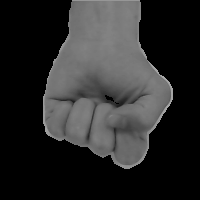
#> input picture Team/TEAM2/CC/gesture_recognition/geskind/close_light1.png, 200 x 200 px, given in place of the camera
$ python get_samples.py
#> lines starting #> are read from the running program, lines starting #| are printed output that depends on the picture; after the words box and inside, x2 and y2 are one past the last pixel; in counts of white or black regions, pixels touching at a corner belong together
# coding: utf-8
import numpy as np
import cv2
import time
import os


skinkernel = cv2.getStructuringElement(cv2.MORPH_ELLIPSE, (5, 5))


minValue = 70
#样本数目
sample_nums = 0
#保存样本变量
counter = 0
#手势名称
gestname = ""
#样本路径
path = ""
#保存图片开关
saveimg = False
#识别框初始值
x0 = 400
y0 = 200
height = 200
width = 200


#保存图片函数
def saveROIImg(img):
    global counter,saveimg,gestname,sample_nums
    if counter > sample_nums:
        saveimg = False
        counter = 0
        gestname = ""
        return
    counter = counter + 1
    name = gestname + str(counter)
    print("Saving img:",name)
    cv2.imwrite(path+name + ".png", img)
    #防止保存图片过快，造成手势无变化
    time.sleep(0.04 )


# [12 lines of commented-out code are left out]

def binaryMask(frame, x0, y0, width, height):
    # HSV values
    low_range = np.array([0, 50, 80])
    upper_range = np.array([30, 200, 255])

    cv2.rectangle(frame, (x0, y0), (x0 + width, y0 + height), (0, 255, 0), 1)
    roi = frame[y0:y0 + height, x0:x0 + width]

    hsv = cv2.cvtColor(roi, cv2.COLOR_BGR2HSV)

    # 设阈值，去除背景部分,低于这个lower_red的值，图像值变为0,高于这个upper_red的值，图像值变为0
    mask = cv2.inRange(hsv, low_range, upper_range)

	#腐蚀操作，减少整幅图像的白色区域
    mask = cv2.erode(mask, skinkernel, iterations=1)
	#膨胀操作，增加图像中的白色区域
    mask = cv2.dilate(mask, skinkernel, iterations=1)

    # 用高斯分布权值矩阵与原始图像矩阵做卷积运算
    mask = cv2.GaussianBlur(mask, (15, 15), 1)
    # cv2.imshow("Blur", mask)

    # 图像与运算
    res = cv2.bitwise_and(roi, roi, mask=mask)
    # color to grayscale
    res = cv2.cvtColor(res, cv2.COLOR_BGR2GRAY)
    if saveimg==True:
        saveROIImg(res)
    return res


#打开摄像头
cap = cv2.VideoCapture(0)

framecount = 0
fps = ""
#开始时间
start = time.time()
while(True):
    ret, frame = cap.read()
#> frame is the input picture: shape (200, 200, 3); min 0, max 172, mean 42.2
    frame = cv2.flip(frame, 3)
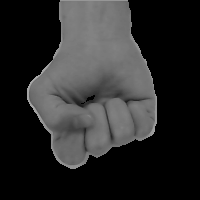
#> frame: shape (200, 200, 3); min 0, max 172, mean 42.2
    frame = cv2.resize(frame, (640,480))
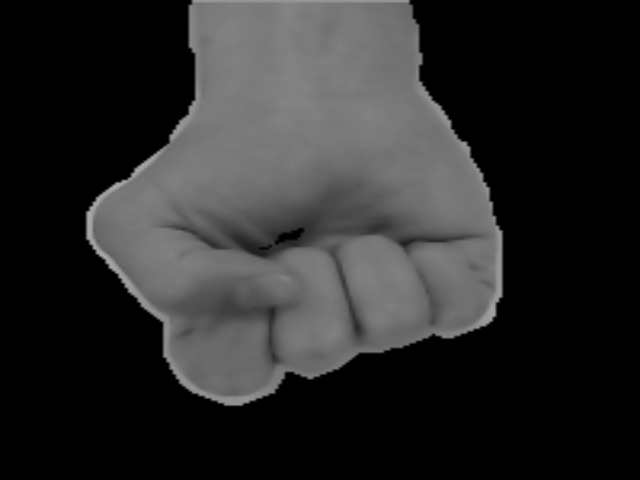
#> frame: shape (480, 640, 3); min 0, max 170, mean 42.1

    if ret == True:
        roi = binaryMask(frame, x0, y0, width, height)
#> in binaryMask, `cv2.rectangle(frame, (x0, y0), (x0 + width, y0 + height), (0, 255, 0),..`:
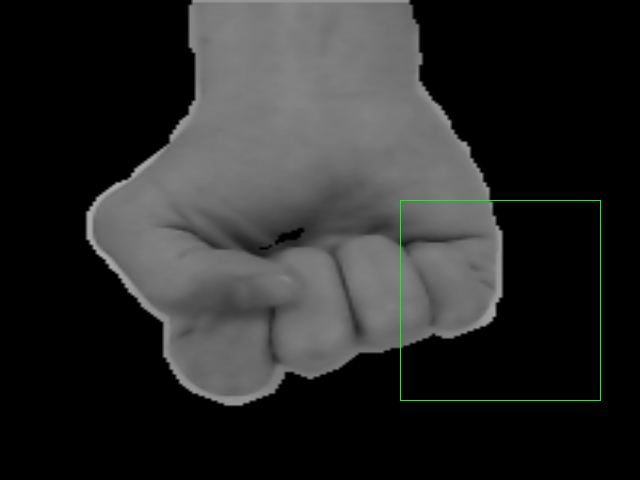
#> frame: shape (480, 640, 3); 0.26% of pixels changed, all inside (x1, y1, x2, y2) = (400, 200, 601, 401)
#> in binaryMask, `roi = frame[y0:y0 + height, x0:x0 + width]`:
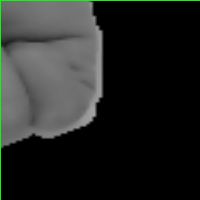
#> roi: shape (200, 200, 3); mean B, G, R 36.1, 38.7, 36.1
#> in binaryMask, `hsv = cv2.cvtColor(roi, cv2.COLOR_BGR2HSV)`: hsv: shape (200, 200, 3); mean H, S, V 0.6, 2.5, 38.7
#> in binaryMask, `mask = cv2.inRange(hsv, low_range, upper_range)`: mask: shape (200, 200); every value is 0
#> in binaryMask, `res = cv2.bitwise_and(roi, roi, mask=mask)`: res: shape (200, 200, 3); every value is 0
        framecount = framecount + 1
        #结束时间
        end  = time.time()
        second = (end - start)
        if( second >= 1):
            #计算帧率
            fps = 'FPS:%s' %(framecount)
            start = time.time()
            framecount = 0
    #fps值
    cv2.putText(frame,fps,(10,20), cv2.FONT_HERSHEY_SIMPLEX, 0.7,(0,255,0),2,1)
    #相关操作提示(按C键来创建一个手势文件夹，按S键开始收集手势数据集
    cv2.putText(frame,'push key c to create floder',(10,35), cv2.FONT_HERSHEY_SIMPLEX, 0.7,(0,255,0),2,1)
    cv2.putText(frame,'push key s to save samples',(10,55), cv2.FONT_HERSHEY_SIMPLEX, 0.7,(0,255,0),2,1)
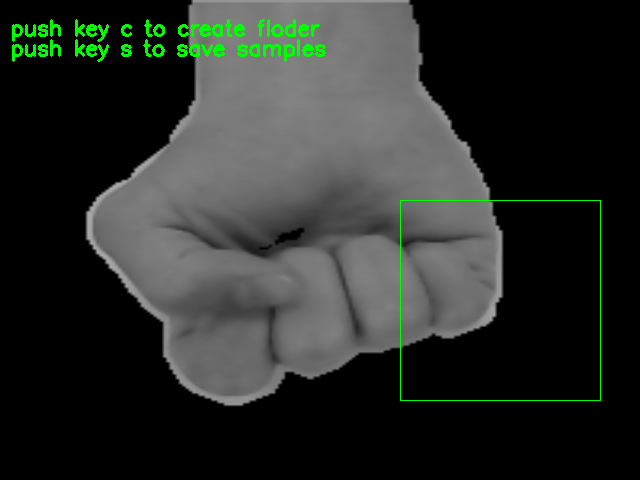
#> frame: shape (480, 640, 3); mean B, G, R 41.3, 45.2, 41.3

    #显示摄像头内容和处理后手势的图像内容
    cv2.imshow('Original',frame)
    cv2.imshow('ROI', roi)


    key = cv2.waitKey(5) & 0xff
#> (key Esc is pressed here)
    #Esc键退出
    if key == 27:
        cap.release()
        cv2.destroyAllWindows()
    elif key == ord('c'):
        gestname = input("输入存放手势的文件夹名称: ")
        sample_nums = int(input("输入存放手势图片数目: "))
        try:
            os.makedirs(gestname)
        except OSError as e:
            print(gestname+'文件夹已创建')
        path = "./"+gestname+"/"
    elif key == ord('s'):
        if gestname=='':
            print("请先输入一个存放文件夹的名字")
        else:
            saveimg = True
    #手势识别框动态移动
    elif key == ord('i'):
        y0 = y0 - 5
    elif key == ord('k'):
        y0 = y0 + 5
    elif key == ord('j'):
        x0 = x0 - 5
    elif key == ord('l'):
        x0 = x0 + 5

$ run again, on Team/TEAM2/CC/gesture_recognition/geskind/close_light100.png
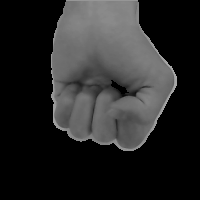
#> input picture Team/TEAM2/CC/gesture_recognition/geskind/close_light100.png, 200 x 200 px, given in place of the camera
#> frame is the input picture: shape (200, 200, 3); min 0, max 171, mean 39.1
#> in binaryMask, `roi = frame[y0:y0 + height, x0:x0 + width]`:
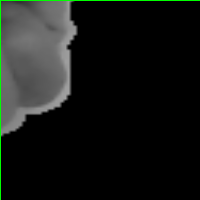
#> roi: shape (200, 200, 3); mean B, G, R 21.5, 24, 21.5
#> hsv: shape (200, 200, 3); mean H, S, V 0.6, 2.5, 24
#> mask: shape (200, 200); every value is 0
#> res: shape (200, 200, 3); every value is 0
#> `cv2.putText(frame,'push key s to save samples',(10,55), cv2.FONT_HERSH..`:
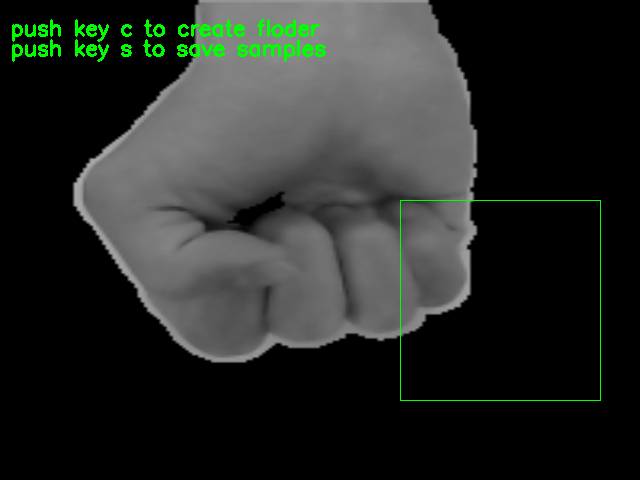
#> frame: shape (480, 640, 3); mean B, G, R 38.3, 42.2, 38.3
